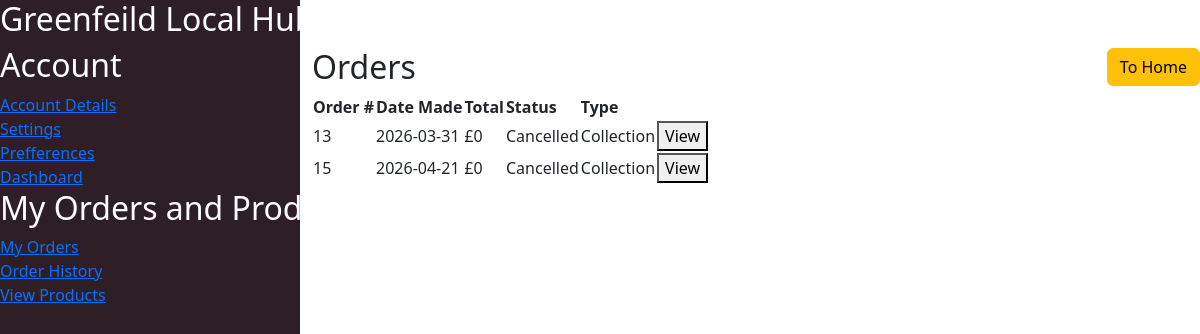
Page /order-history (signed in) on the committed database.
### tables this page shows
CREATE TABLE "CustomerOrder" (
        ID integer primary key autoincrement not null,
        OrderFufillDate date,
        OrderMadeDate Date not null default (CURRENT_DATE), -- Defaults to the current date YYYY-MM-DD to when customer clicked order
        Status varchar(30) not null,
        Type varchar(10) not null check (
            Type = 'Collection'
            or Type = 'Delivery'
        ),
        "Total" decimal(10, 2) not null default (0),
        BusinessAccountID integer not null,
        CustomerAccountID integer not null,
        foreign key (BusinessAccountID) references BusinessAccount (ID) on delete cascade,
        foreign key (CustomerAccountID) references CustomerAccount (ID) on delete cascade
    );

### app.py (the view)
@app.route("/order-history")
def OrderHistory():
    page_name = "Order History"
    user_id = session.get("user", {}) # Gets user ID from session
    user_type = session.get("type", {})
    order_list = None
    if user_type == "BusinessAccount":
        and_clause = " AND BusinessAccountID = ?"
    else:
        and_clause = " AND CustomerAccountID = ?"
    query = "SELECT * FROM CustomerOrder WHERE Status = ('Cancelled') OR Status = ('Completed')  " + and_clause
    values = (user_id, )
    ConnectDB()
    order_list = cursor.execute(query,values).fetchall()
    CloseDB()
    return render_template("dashboard/view_order.html", page_name = page_name, orders = order_list)

### app.py (called while the page is built)
def ConnectDB():
    global conn, cursor # Allows us to use outside of this function
    conn = sqlite3.connect(DB)
    cursor = conn.cursor()

def CloseDB():
    cursor.close()
    conn.close()

### templates/dashboard/view_order.html (shortened to what this page needs)
{% extends "dashboard_base.html" %} {% block content %}
<div class="orders">
  <h2>Orders</h2>
  <table>
    <tr>
      <th>Order #</th>
      <th>Date Made</th>
      <th>Total</th>
      <th>Status</th>
      <th>Type</th>
      <th>
      </th>
    </tr>
    {% for row in orders %}
    <tr>
      <td>
        {{row[0]}}
      </td>
      <td>
        {{row[2]}}
      </td>
      <td>
        £{{row[5]}}
      </td>
      <td>
        {{row[3]}}
      </td>
      <td>
        {{row[4]}}
      </td>
      <td>
        <a href="/view-order/{{row[0]}}">
          <button>View</button>
        </a>
      </td>
    </tr>
    {% endfor %}
  </table>
</div>
{% endblock %}

### static/styles/style.css (style rules this page uses)
:root { --shadow-grey: #2e1f27; --light-green: #9cfc97; --sage-green: #6ba368; --saddle-brown: #824b26; --chocolate: #e07c3e; --text: black; --text2: white; --section-bg: #e8e8e8; --img: rgb(189, 189, 189); }
html { font-family: system-ui, -apple-system, BlinkMacSystemFont, "Segoe UI", Roboto, Oxygen, Ubuntu, Cantarell, "Open Sans", "Helvetica Neue", sans-serif; min-height: 100vh; max-width: 100vw; box-sizing: border-box; color: var(--text); }
body { width: 100%; height: 100%; margin: 0; display: flex; flex-direction: column; flex-wrap: wrap; }
body:has(.navbar-side) { flex-direction: row; }

### rows in the picture
CustomerOrder: ID "13", OrderMadeDate "2026-03-31", Total "0", Status "Cancelled", Type "Collection"
CustomerOrder: ID "15", OrderMadeDate "2026-04-21", Total "0", Status "Cancelled", Type "Collection"
